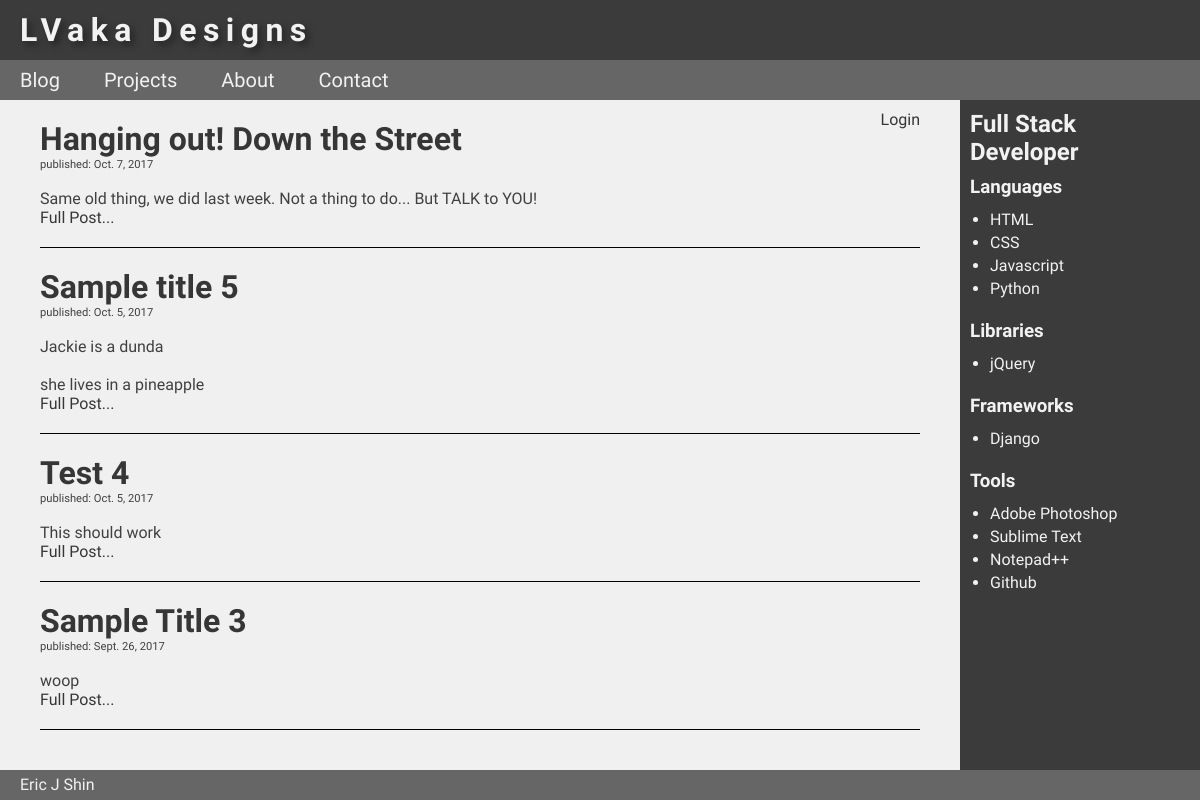
Before: / with the older database file.
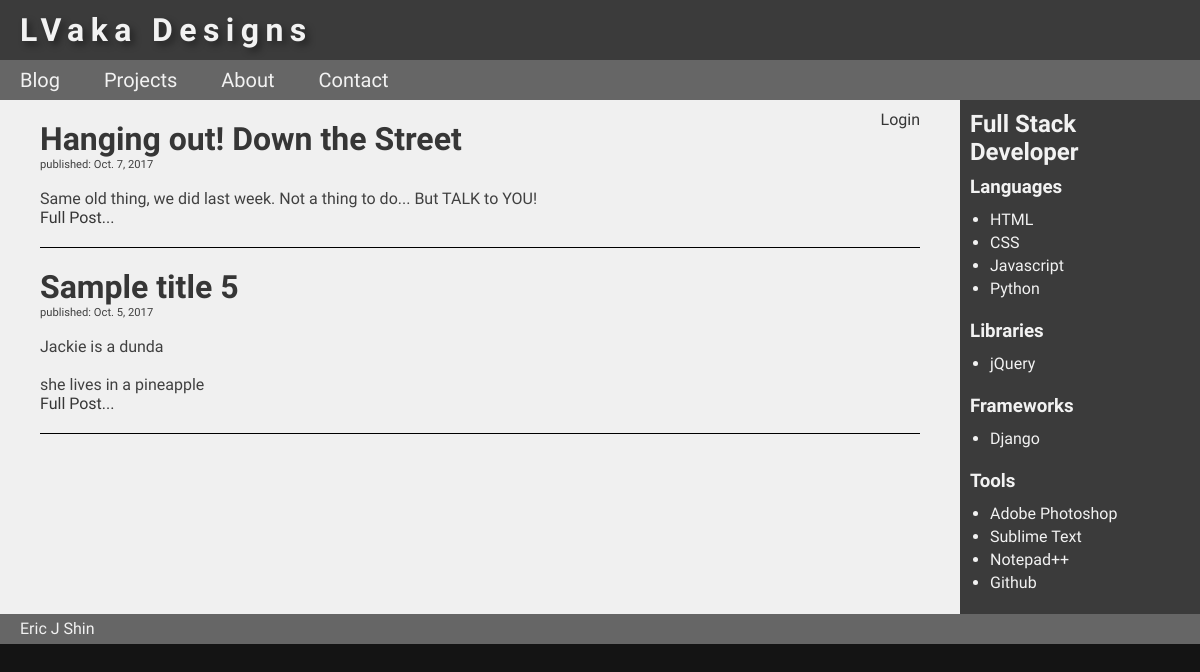
After: the same page with the newer database file.
### blog/models.py (models this page shows, shortened)
class Post(models.Model):
	author = models.ForeignKey('auth.User')
	title = models.CharField(max_length=200)
	text = models.TextField()
	created_date = models.DateTimeField(default=timezone.now)
	published_date = models.DateTimeField(blank=True, null=True)

### blog/views.py (the view)
# urls.py: url(r'^$', views.post_list, name='post_list'),
def post_list(request):
	posts = Post.objects.filter(published_date__lte=timezone.now()).order_by('-published_date')[:5]
	return render(request, 'blog/post_list.html', {'posts': posts})

### blog/templates/blog/post_list.html
{% extends 'blog/base.html' %}
{% block content %}
	{% if user.is_authenticated %}
	<div id="addnew">
		<p><a href="{% url 'post_new' %}"><i class="fa fa-pencil" aria-hidden="true"></i></a>
		&nbsp;
		<a href="{% url 'post_draft_list' %}"><i class="fa fa-files-o" aria-hidden="true"></i></a>
		&nbsp;
		<a href="{% url 'logout' %}"> Log Out </a></p>
	</div>
	{% else %}
	<div id="addnew">
		<a href="{% url 'login' %}">Login</a>
	</div>
	{% endif %}
	{% for post in posts %}
		<div class="post">
			<h1><a href="{% url 'post_detail' pk=post.pk %}"> {{ post.title }} </a></h1>
			<div class="date">
				<p>published: {{ post.published_date.date }}</p>
			</div>
			<br />
			<p>{{ post.text|truncatechars:300|linebreaksbr  }}</p>
			<a href="{% url 'post_detail' pk=post.pk %}">Full Post...</a>
		</div>
	{% endfor %}
{% endblock %}

Changed rows visible on the page:
removed Post: title "Test 4", published_date "Oct. 5, 2017", text "This should work"
removed Post: title "Sample Title 3", published_date "Sept. 26, 2017", text "woop"
